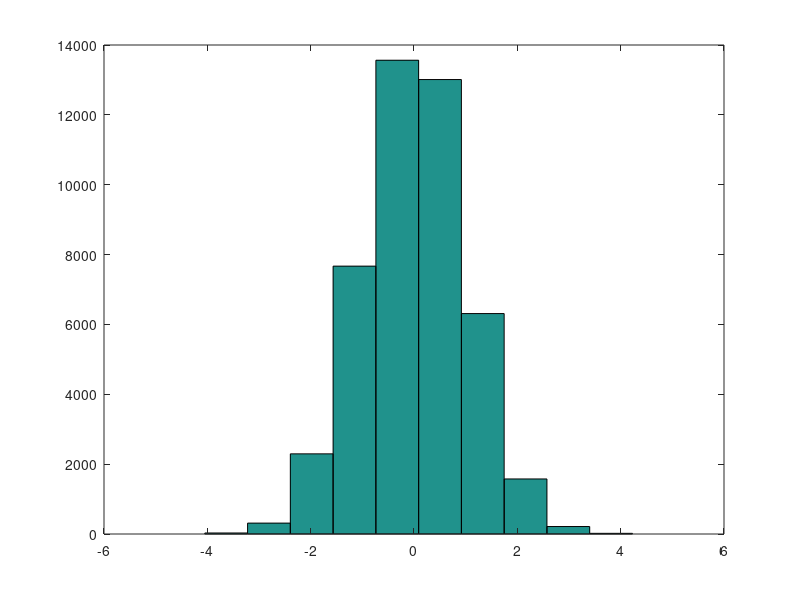

Source code (MATLAB):
% Garret Lamb
N = 45000;
x = randn(N,1); % column vector of random values
mean(x) % display mean
std(x) % display standard deviation
hist(x) % plot bar histogram